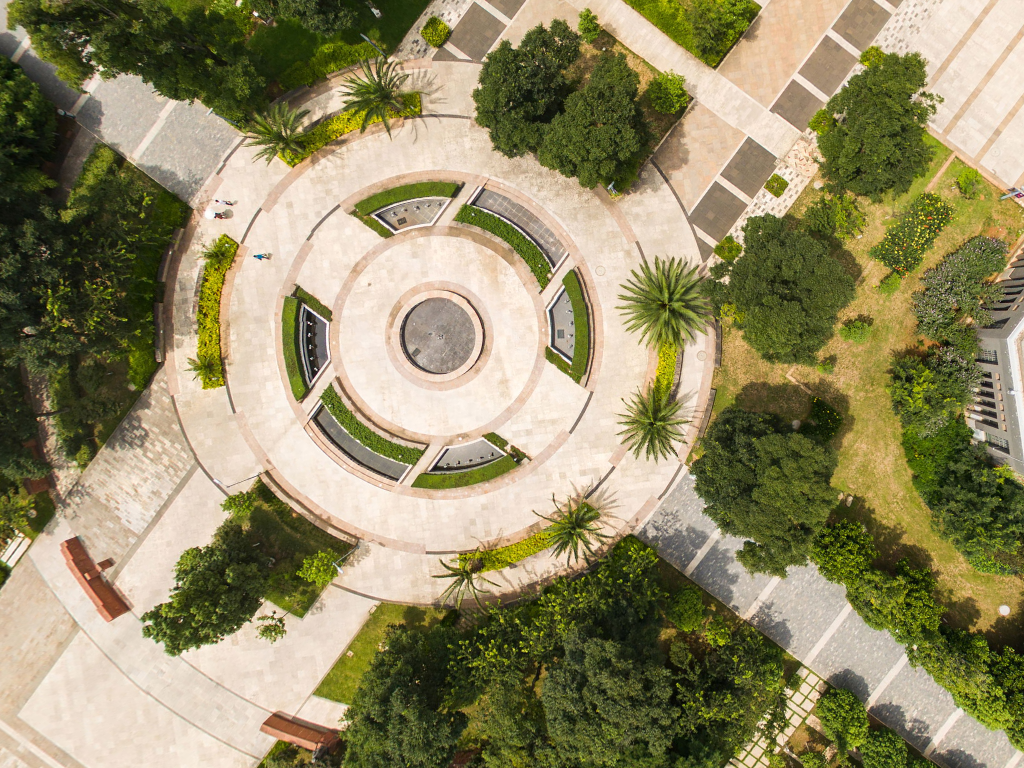
#> input picture img/4_r.png, 1024 x 768 px
$ python partial_main.py   (older library calls are emulated)
#> lines starting #> are read from the running program, lines starting #| are printed output that depends on the picture
### feature_matching/sift_matching.py
import cv2
import numpy as np
'''
 输入为两张图像的地址，返回值为指定阈值下的匹配
'''


def get_matches(img1, img2, sift_threshold):
    kp1, des1 = sift_kp(img1)
    kp2, des2 = sift_kp(img2)
    index1 = repeat_removal(kp1)
    index2 = repeat_removal(kp2)
    kp1 = np.array(kp1)[index1]
    kp2 = np.array(kp2)[index2]
    des1 = np.array(des1)[index1]
    des2 = np.array(des2)[index2]
    good_match = get_good_match(des1, des2, sift_threshold)
    matching_points_1, matching_points_2, des_1, des_2, match_index = get_matching_points(kp1, kp2, des1, des2, good_match)
    return matching_points_1, matching_points_2, des_1, des_2, match_index


# 去重返回值为不重复的值的下标
# [27 lines left out: functions repeat_removal, get_matching_points, not called in this run]


# 得到关键点
def sift_kp(image):
    gray_image = cv2.cvtColor(image, cv2.COLOR_RGB2GRAY)
    sift = cv2.xfeatures2d_SIFT.create()
    kp, des = sift.detectAndCompute(gray_image, None)
    return kp, des


# 做匹配
# [8 lines left out: function get_good_match, not called in this run]

### partial_main.py
import matplotlib.pyplot as plt
import cv2
import numpy as np
from feature_matching import sift_matching
from knn.knn import K_NearestNeighbors
from match_descriptor.angle_sift import AngleSift
from match_descriptor.fuzzy_global_circle import FuzzyGlobalCircle


# 这个类用于部分的标记 即一张图提了点 只标记300个点
def get_partial_points(pre_matches):
    pre_matches_len = len(pre_matches)
    split_len = int(pre_matches_len / 30)
    index = np.array([], dtype=np.int)
    split_index = np.linspace(0, 9, 10, dtype=np.int)
    for i in range(30):
        index = np.append(index, split_index)
        if i != 29:
            split_index += split_len
    return pre_matches[index], index


# 图像路径
img1_path = "./img/4_r.png"
img2_path = "./img/4_s.png"
img1 = cv2.imread(img1_path)
#> img1 is the input picture: shape (768, 1024, 3); mean B, G, R 101.9, 138.2, 146.1
img2 = cv2.imread(img2_path)
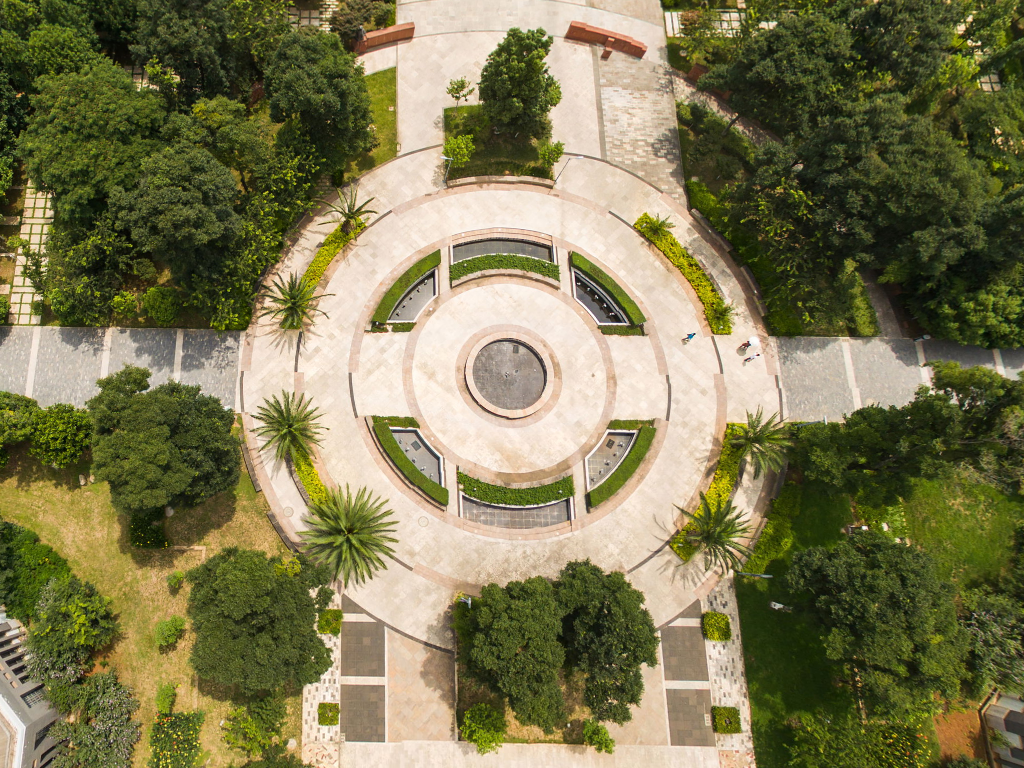
#> input picture img/4_s.png, 1024 x 768 px
#> img2 is the input picture: shape (768, 1024, 3); mean B, G, R 83, 120.6, 125.4
# resize
img1 = cv2.resize(img1, (800, 600))
#> img1: shape (600, 800, 3)
img2 = cv2.resize(img2, (800, 600))
#> img2: shape (600, 800, 3)
h_img = np.hstack((img1, img2))
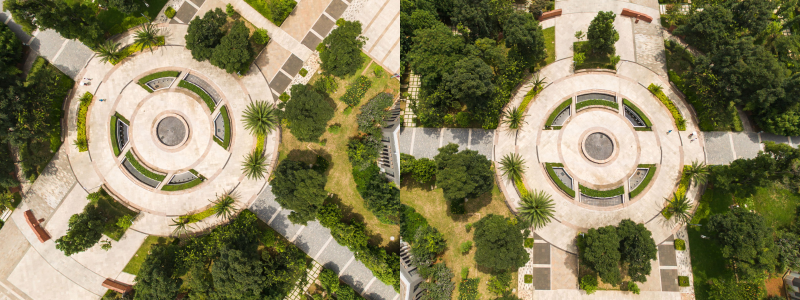
#> h_img: shape (600, 1600, 3) (shown at 1/2 size); mean B, G, R 92.3, 129.2, 135.6
sift_threshold = 1.0

# 通过sift进行预匹配
pre_matches1, pre_matches2, des1, des2, match_index = sift_matching.get_matches(img1, img2, sift_threshold)
#> in sift_kp, `gray_image = cv2.cvtColor(image, cv2.COLOR_RGB2GRAY)`:
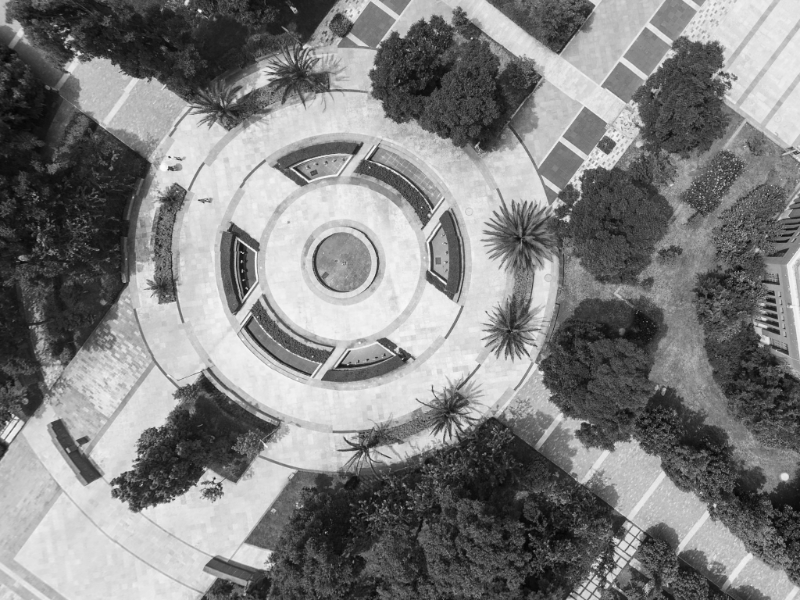
#> gray_image: shape (600, 800); min 2, max 253, mean 128.1
#> (the run stopped early here; a loop or call above may not have finished)
